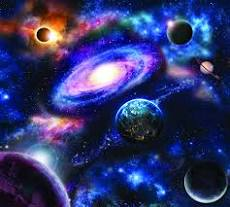
#> input picture images.jpg, 230 x 207 px
$ python image_resampling.py images.jpg
#> lines starting #> are read from the running program, lines starting #| are printed output that depends on the picture
#> in main, image is the input picture: PIL image 230x207 RGB; mean R, G, B 49, 53.5, 107.5
### validation.py
def isint(s):
    try:
        int(s)
        return True
    except ValueError:
        return False

### image_resampling.py
import os
import pathlib
import sys
from PIL import Image

from validation import isint


def image_upsampling_closest_neighbour(image, n):
    if not isint(n) or n <= 0:
        raise ValueError
    result = Image.new(image.mode, (image.width * n, image.height * n))
    for x in range(result.width):
        for y in range(result.height):
            result.putpixel((x, y), image.getpixel((x // n, y // n,)))
    return result


def image_downsampling_decimation(image, n):
    if not isint(n) or n <= 0:
        raise ValueError

    result = Image.new(image.mode, (image.width // n, image.height // n))

    for x in range(result.width):
        for y in range(result.height):
            result.putpixel((x, y), image.getpixel((x * n, y * n)))

    return result


def image_upsampling_interpolation(image, n):
#> called with n = 3
    if not isint(n) or n <= 0:
        raise ValueError

    result = Image.new(image.mode, (image.width * n, image.height * n))
#> result: PIL image 690x621 RGB; every value is 0

    for x in range(result.width - n):
        for y in range(result.height - n):
            if x % n == 0 and y % n == 0:
                result.putpixel((x, y), image.getpixel((x // n, y // n)))
            else:
                left_upper_color = image.getpixel((x // n, y // n))
                right_upper_color = image.getpixel((x // n + 1, y // n))
                t = (x - x // n * n) / ((x // n + 1 - x // n) * n)

                upper_line_color = rgb_lerp(left_upper_color, right_upper_color, t)

                left_lower_color = image.getpixel((x // n, y // n + 1))
                right_lower_color = image.getpixel((x // n + 1, y // n + 1))
                t = (x - x // n * n) / ((x // n + 1 - x // n) * n)

                lower_line_color = rgb_lerp(left_lower_color, right_lower_color, t)

                t = (y - y // n * n) / ((y // n + 1 - y // n) * n)
                result_color = rgb_lerp(upper_line_color, lower_line_color, t)

                result.putpixel((x, y), result_color)
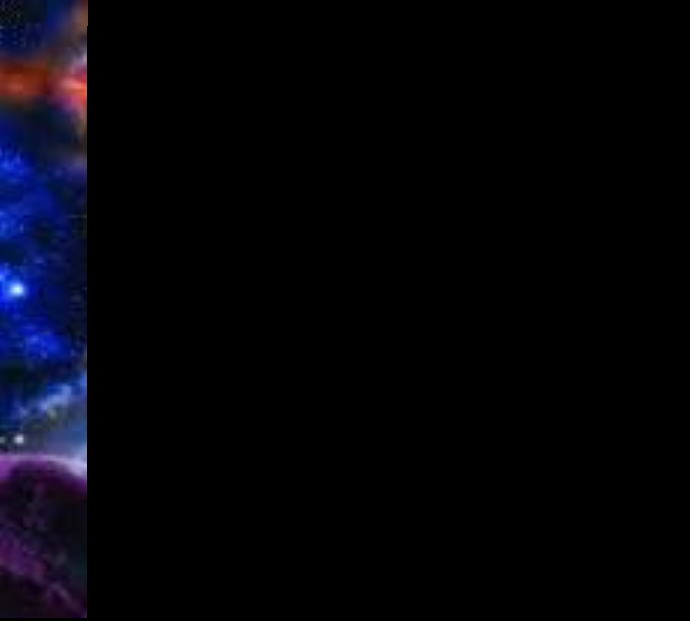
#> result: PIL image 690x621 RGB; mean R, G, B 4.2, 4, 9.9

    return result


def image_resampling_two_pass(image, n, m):
    result = image_upsampling_interpolation(image, n)
    return image_downsampling_decimation(result, m)


def image_resamoling_one_pass(image, n, m):
    if not isint(n) or n <= 0 or not isint(m) or m <= 0:
        raise ValueError

    result = Image.new(image.mode, (int(round(image.width * n / m) - 1), int(round(image.height * n / m) - 1)))

    for x in range(result.width):
        for y in range(result.height):
            result.putpixel((x, y), image.getpixel((int(round(x * m / n)), int(round(y * m / n)))))

    return result


def rgb_lerp(color1, color2, t):
    r = int(round((color2[0] - color1[0]) * t + color1[0]))
    g = int(round((color2[1] - color1[1]) * t + color1[1]))
    b = int(round((color2[2] - color1[2]) * t + color1[2]))

    return r, g, b


def main(image_path_str):
    working_dir_path = ''
    if not os.path.isabs(image_path_str):
        working_dir_path = pathlib.Path().absolute()
    full_image_path = os.path.join(working_dir_path, image_path_str)
    image = Image.open(full_image_path)
    #image_upsampling_closest_neighbour(image, 3).save("result.png")
    # image_downsampling_decimation(image, 3).save("result1.png")
    #image_upsampling_interpolation(image, 3).save("result1.png")
    image_resampling_two_pass(image, 3, 2).save("result1.png")
    image_resamoling_one_pass(image, 3, 2).save("result2.png")


if __name__ == '__main__':
#> (the run stopped early here; a loop or call above may not have finished)
